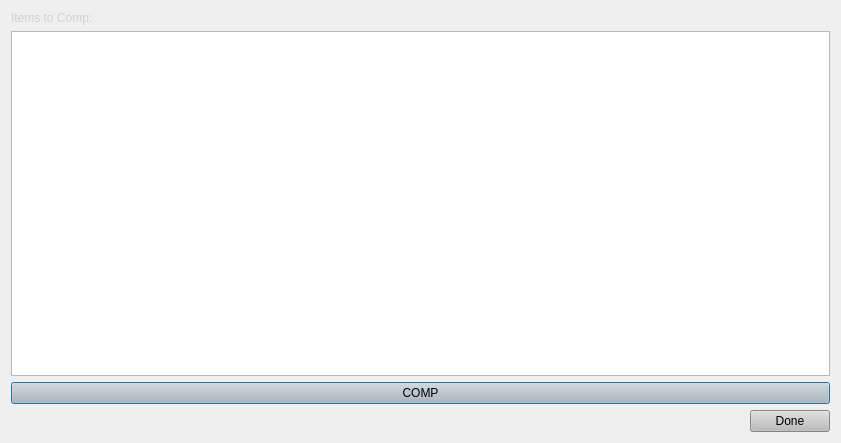
<?xml version="1.0" encoding="UTF-8"?>
<ui version="4.0">
 <class>CompDialog</class>
 <widget class="QDialog" name="CompDialog">
  <property name="geometry">
   <rect>
    <x>0</x>
    <y>0</y>
    <width>841</width>
    <height>443</height>
   </rect>
  </property>
  <property name="windowTitle">
   <string>Dialog</string>
  </property>
  <layout class="QVBoxLayout" name="verticalLayout">
   <item>
    <widget class="QLabel" name="label">
     <property name="styleSheet">
      <string notr="true">font: 57 18pt &quot;Counter-Strike&quot;;
color: rgb(208, 208, 208);</string>
     </property>
     <property name="text">
      <string>Items to Comp:</string>
     </property>
    </widget>
   </item>
   <item>
    <widget class="QListWidget" name="orderList">
     <property name="styleSheet">
      <string notr="true">font: 57 16pt &quot;Counter-Strike&quot;;
color: rgb(188, 188, 188);</string>
     </property>
    </widget>
   </item>
   <item>
    <widget class="QPushButton" name="compButton">
     <property name="styleSheet">
      <string notr="true">background-color: rgb(188, 188, 188);
font: 57 20pt &quot;Counter-Strike&quot;;</string>
     </property>
     <property name="text">
      <string>COMP</string>
     </property>
    </widget>
   </item>
   <item alignment="Qt::AlignRight">
    <widget class="QPushButton" name="doneButton">
     <property name="styleSheet">
      <string notr="true">background-color: rgb(188, 188, 188);
font: 57 20pt &quot;Counter-Strike&quot;;</string>
     </property>
     <property name="text">
      <string>Done</string>
     </property>
    </widget>
   </item>
  </layout>
 </widget>
 <resources/>
 <connections/>
</ui>
